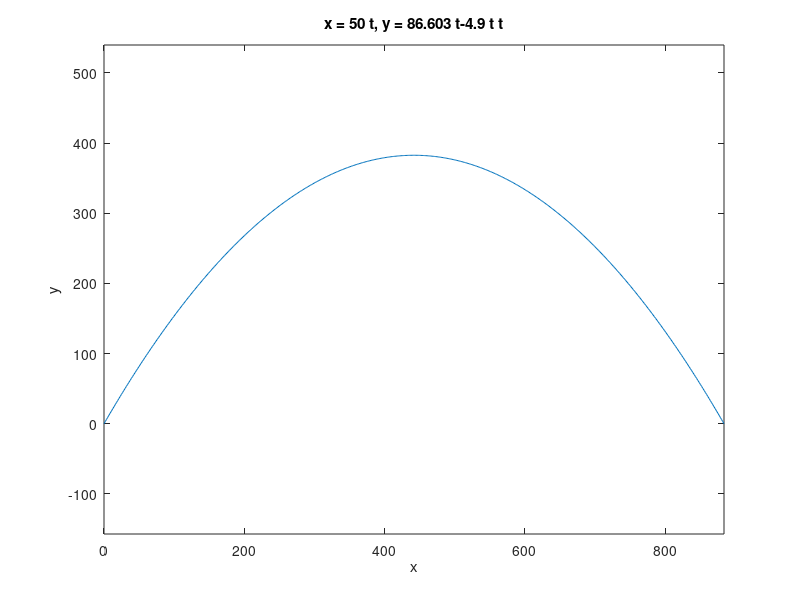

MATLAB code for this plot:
% Capacitate en Octave - 2019 - FCAI-UNCuyo
% https://introoctave.github.io/capacitoctave
% Jornadas de Investigación y Enseñanza de las Ciencias Experimentales (JEICE)
%
% Trabajo Practico 2

%Tiro en 2D de un "canion"

%% Primer caso, ang = pi/3 y v0 = 100 m/s.

% Ecuaciones de movimiento horizontal y vertical parametrizadas en t (tiempo).
%% x = cos(ang) * v0 * t
%% y = sen(ang) * v0 * t - (g/2) * t^2
%%
%% a = cos(ang) * v0
%% b = sen(ang) * v0
%% c = g/2

a = 50;
b = 86.603;
c = 4.9;

ezplot('50*t','86.603*t-4.9*t*t',[0,17.674])
